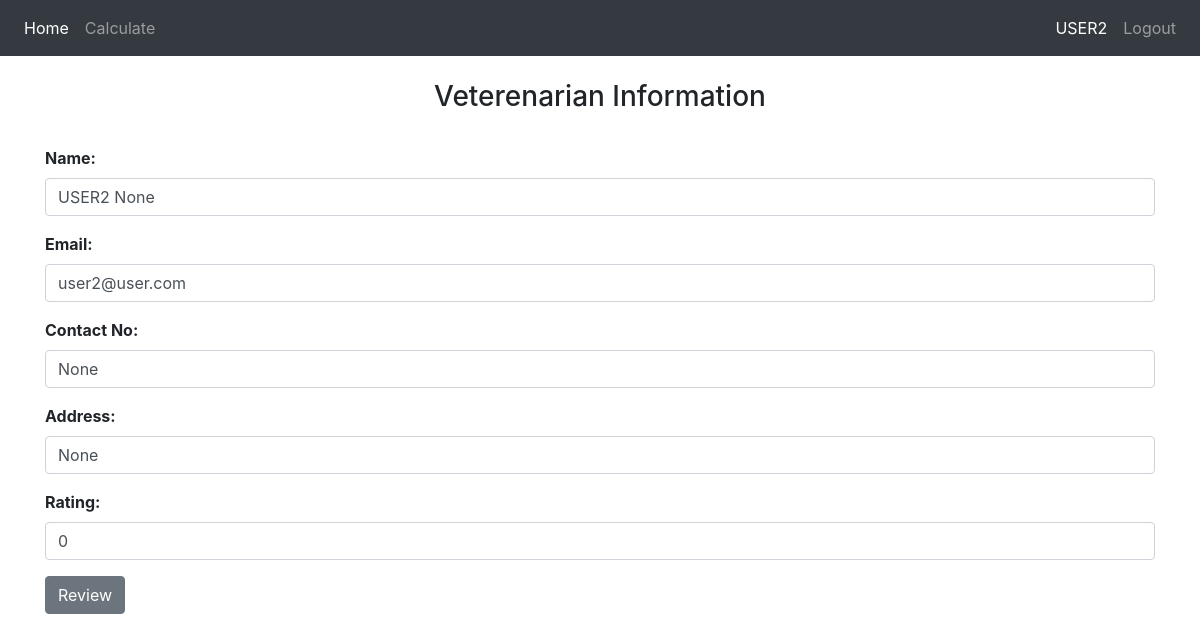
Page /vet/2 (signed in) on the earlier database version.
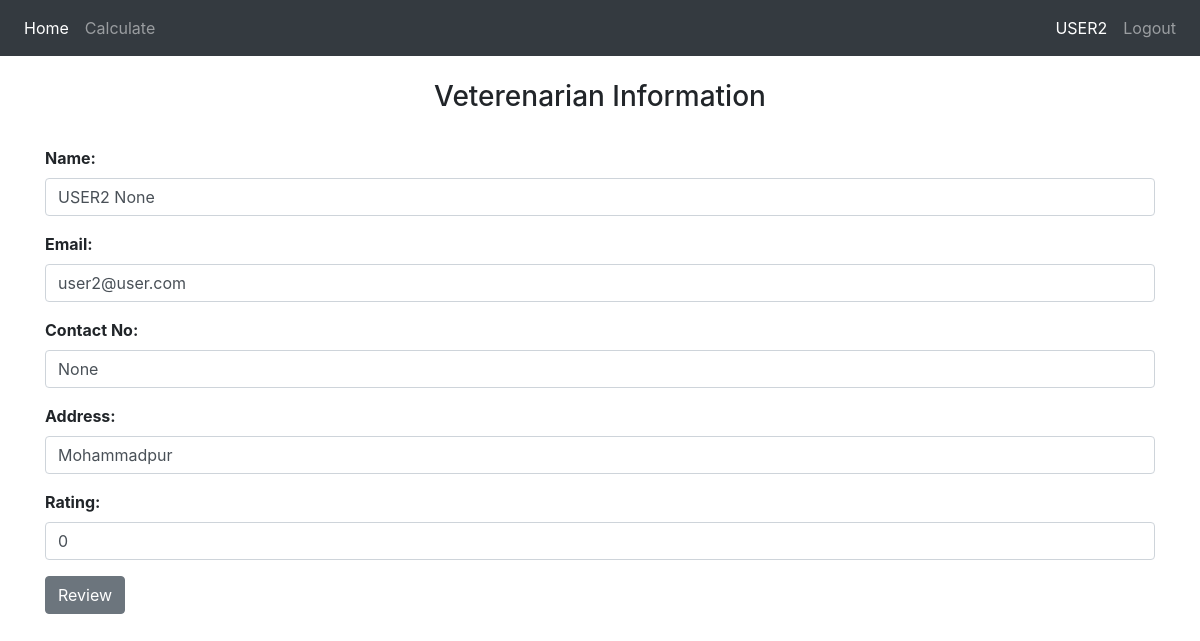
Same page on the later database version.
### website/models.py (models this page shows)
class User(db.Model, UserMixin):
    id = db.Column(db.Integer, primary_key=True)
    email = db.Column(db.String(150), unique=True)
    first_name = db.Column(db.String(150))
    last_name = db.Column(db.String(150))
    password = db.Column(db.String(200))
    contact_num = db.Column(db.String(11))
    address = db.Column(db.String(500))
    rating = db.Column(db.Integer, default=0)

### website/views.py (the view)
@views.route('/vet/<int:id>', methods=['GET', 'POST'])
@login_required
def user_profile(id):
    user = User.query.filter_by(id=id).first()
    if user==current_user:
        return redirect(url_for('views.profile'))
    if request.method == 'POST':
        rating = request.form.get('rate')
        user.rating = int(rating)
        db.session.commit()
        flash('Review Submitted Successfully!', category='success')
        return redirect(url_for('views.home', user=current_user, name=current_user.first_name, obj=user))
    return render_template("wall.html", user=current_user, name=current_user.first_name, obj=user)

### website/__init__.py (called while the page is built)
def create_app():
    app = Flask(__name__)
    app.config['SECRET_KEY'] = 'arik5233'
    app.config['SQLALCHEMY_DATABASE_URI'] = f'sqlite:///{DB_NAME}'
    db.init_app(app)
    from .views import views
    from .auth import auth
    app.register_blueprint(views, url_prefix='/')
    app.register_blueprint(auth, url_prefix='/')
    from .models import User
    create_database(app)
    login_manager = LoginManager()
    login_manager.login_view = 'auth.login'
    login_manager.init_app(app)
    @login_manager.user_loader
    def load_user(id):
        return User.query.get(int(id))
    return app

### website/templates/wall.html (shortened to what this page needs)
{% extends "base.html" %} {% block title %}Profile{% endblock %} {% if
user.is_authenticated %} {% block name %} {{ obj.first_name }} {% endblock %} {%
endif %}
{% block content %}
<br />
<h3 align="center">Veterenarian Information</h3>
<br />
<form action="#" method="post">
    <div class="form-group">
        <fieldset>
            <label for="name">
                <b>Name: </b>
            </label>
            <p class="form-control" id="name">{{obj.first_name}} {{obj.last_name}}</p>
            <label for="email">
                <b>Email: </b>
            </label>
            <p class="form-control" id="email">{{obj.email}}</p>
            <label for="conatact_no">
                <b>Contact No: </b>
            </label>
            <p class="form-control" id="conatact_no">{{obj.contact_num}}</p>
            <label for="address">
                <b>Address: </b>
            </label>
            <p class="form-control" id="address">{{obj.address}}</p>
            <label for="rating">
                <b>Rating: </b>
            </label>
            <p class="form-control" id="rating">{{obj.rating}}</p>
            <button class="btn btn-secondary" type="button" id="rating_btn" onclick="ratingg()">
                Review
            </button>
            <br /><br />
        </fieldset>
    </div>
</form>
{% endblock %}

Differences in the rows shown:
changed User "USER2": address "None" → "Mohammadpur"
